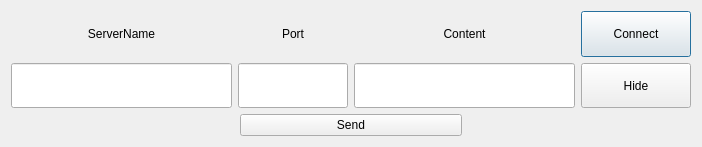
<?xml version="1.0" encoding="UTF-8"?>
<ui version="4.0">
 <class>NetPresenter</class>
 <widget class="QDialog" name="NetPresenter">
  <property name="geometry">
   <rect>
    <x>0</x>
    <y>0</y>
    <width>702</width>
    <height>147</height>
   </rect>
  </property>
  <property name="windowTitle">
   <string>Dialog</string>
  </property>
  <property name="windowIcon">
   <iconset resource="resources.qrc">
    <normaloff>:/images/resources/netpresenter.png</normaloff>:/images/resources/netpresenter.png</iconset>
  </property>
  <layout class="QVBoxLayout" name="verticalLayout">
   <item>
    <layout class="QGridLayout" name="gridLayout">
     <item row="0" column="0">
      <widget class="QLabel" name="label_1">
       <property name="sizePolicy">
        <sizepolicy hsizetype="Preferred" vsizetype="Preferred">
         <horstretch>2</horstretch>
         <verstretch>0</verstretch>
        </sizepolicy>
       </property>
       <property name="minimumSize">
        <size>
         <width>0</width>
         <height>0</height>
        </size>
       </property>
       <property name="text">
        <string>ServerName</string>
       </property>
       <property name="alignment">
        <set>Qt::AlignCenter</set>
       </property>
      </widget>
     </item>
     <item row="0" column="3">
      <widget class="QPushButton" name="btnConnect">
       <property name="sizePolicy">
        <sizepolicy hsizetype="Minimum" vsizetype="Preferred">
         <horstretch>1</horstretch>
         <verstretch>1</verstretch>
        </sizepolicy>
       </property>
       <property name="text">
        <string>Connect</string>
       </property>
      </widget>
     </item>
     <item row="1" column="0">
      <widget class="QLineEdit" name="editServer">
       <property name="sizePolicy">
        <sizepolicy hsizetype="Minimum" vsizetype="Preferred">
         <horstretch>2</horstretch>
         <verstretch>0</verstretch>
        </sizepolicy>
       </property>
       <property name="alignment">
        <set>Qt::AlignCenter</set>
       </property>
      </widget>
     </item>
     <item row="1" column="1">
      <widget class="QLineEdit" name="editPort">
       <property name="sizePolicy">
        <sizepolicy hsizetype="Minimum" vsizetype="Preferred">
         <horstretch>1</horstretch>
         <verstretch>0</verstretch>
        </sizepolicy>
       </property>
       <property name="alignment">
        <set>Qt::AlignCenter</set>
       </property>
      </widget>
     </item>
     <item row="0" column="1">
      <widget class="QLabel" name="label_2">
       <property name="sizePolicy">
        <sizepolicy hsizetype="Preferred" vsizetype="Preferred">
         <horstretch>1</horstretch>
         <verstretch>0</verstretch>
        </sizepolicy>
       </property>
       <property name="text">
        <string>Port</string>
       </property>
       <property name="alignment">
        <set>Qt::AlignCenter</set>
       </property>
      </widget>
     </item>
     <item row="1" column="2">
      <widget class="QLineEdit" name="editContent">
       <property name="sizePolicy">
        <sizepolicy hsizetype="Minimum" vsizetype="Preferred">
         <horstretch>2</horstretch>
         <verstretch>0</verstretch>
        </sizepolicy>
       </property>
       <property name="minimumSize">
        <size>
         <width>0</width>
         <height>0</height>
        </size>
       </property>
       <property name="text">
        <string/>
       </property>
       <property name="alignment">
        <set>Qt::AlignCenter</set>
       </property>
      </widget>
     </item>
     <item row="0" column="2">
      <widget class="QLabel" name="label_3">
       <property name="sizePolicy">
        <sizepolicy hsizetype="Preferred" vsizetype="Preferred">
         <horstretch>2</horstretch>
         <verstretch>0</verstretch>
        </sizepolicy>
       </property>
       <property name="minimumSize">
        <size>
         <width>0</width>
         <height>0</height>
        </size>
       </property>
       <property name="text">
        <string>Content</string>
       </property>
       <property name="alignment">
        <set>Qt::AlignCenter</set>
       </property>
      </widget>
     </item>
     <item row="1" column="3">
      <widget class="QPushButton" name="btnHide">
       <property name="sizePolicy">
        <sizepolicy hsizetype="Minimum" vsizetype="Preferred">
         <horstretch>1</horstretch>
         <verstretch>1</verstretch>
        </sizepolicy>
       </property>
       <property name="text">
        <string>Hide</string>
       </property>
      </widget>
     </item>
    </layout>
   </item>
   <item>
    <layout class="QHBoxLayout" name="horizontalLayout">
     <item>
      <widget class="QLabel" name="label_2">
       <property name="sizePolicy">
        <sizepolicy hsizetype="Preferred" vsizetype="Preferred">
         <horstretch>1</horstretch>
         <verstretch>0</verstretch>
        </sizepolicy>
       </property>
       <property name="text">
        <string/>
       </property>
       <property name="alignment">
        <set>Qt::AlignCenter</set>
       </property>
      </widget>
     </item>
     <item>
      <widget class="QPushButton" name="btnSend">
       <property name="sizePolicy">
        <sizepolicy hsizetype="Minimum" vsizetype="Preferred">
         <horstretch>1</horstretch>
         <verstretch>1</verstretch>
        </sizepolicy>
       </property>
       <property name="text">
        <string>Send</string>
       </property>
      </widget>
     </item>
     <item>
      <widget class="QLabel" name="label_2">
       <property name="sizePolicy">
        <sizepolicy hsizetype="Preferred" vsizetype="Preferred">
         <horstretch>1</horstretch>
         <verstretch>0</verstretch>
        </sizepolicy>
       </property>
       <property name="text">
        <string/>
       </property>
       <property name="alignment">
        <set>Qt::AlignCenter</set>
       </property>
      </widget>
     </item>
    </layout>
   </item>
  </layout>
 </widget>
 <resources>
  <include location="resources.qrc"/>
 </resources>
 <connections/>
</ui>
